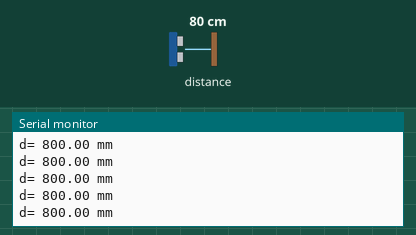
Bench run of a sketch on a simulated Arduino Uno, built with avr-gcc and run on an emulated ATmega328P. On the bench: the last lines printed to the serial monitor. The test bench sets the inputs (shaded band); at power-on: distance to the obstacle 80 cm.

Above: at 1.2 s.
1.3 s: distance to the obstacle set to 2 cm
At 2.3 s:
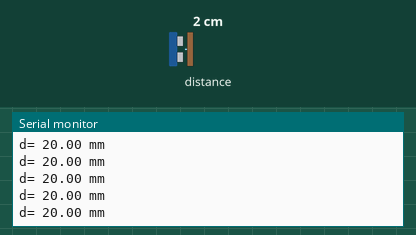
2.8 s: distance to the obstacle set to 4 cm
At 3.5 s:
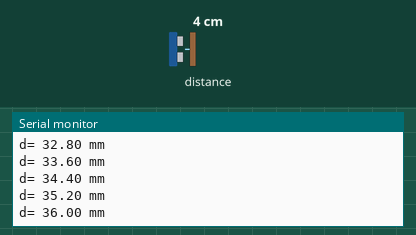
Timing chart, 0 to 5.8 s (numbered marks = the images above; inputs shaded):
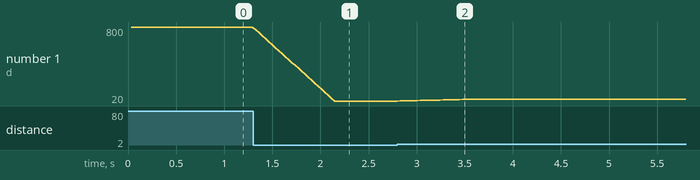

Measured:
- after the input at 1.3 s, the serial monitor: prints a new line at once (image 1)
- after the input at 2.8 s, the serial monitor: prints a new line at once (image 2)
- plotted number 1: 800 → 20 after the input at 1.3 s, 20 → 40 after the input at 2.8 s

The sketch:

range_finder.ino
```cpp
#include <CircularBuffer.h>
#include "Adafruit_VL53L1X.h"

#define IRQ_PIN 2
#define XSHUT_PIN 3
#define BUF_SIZE 25
Adafruit_VL53L1X front_sensor = Adafruit_VL53L1X(XSHUT_PIN, IRQ_PIN);

CircularBuffer<int16_t,BUF_SIZE> s1_buf;

void set_i2c_mux(uint8_t bus)
{
  Wire.beginTransmission(0x70); // TCA9548A address
  Wire.write(1 << bus);         // send byte to select bus
  Wire.endTransmission();
}

void init_sensor(Adafruit_VL53L1X &sensor)
{
  if (!sensor.begin(0x29, &Wire))
  {
    Serial.print(F("Error on init of VL sensor: "));
    Serial.println(sensor.vl_status);
    while (1)
      delay(10);
  }
  Serial.println(F("VL53L1X sensor OK!"));

  if (!sensor.startRanging())
  {
    Serial.print(F("Couldn't start ranging: "));
    Serial.println(sensor.vl_status);
  }

  // Valid timing budgets: 15, 20, 33, 50, 100, 200 and 500ms!
  sensor.setTimingBudget(500);
}

// returns -1 or 0 if it fails
int16_t read_sensor(Adafruit_VL53L1X &sensor)
{
  int16_t distance;
  if (sensor.dataReady())
  {
    distance = sensor.distance();
    sensor.clearInterrupt();
    return distance;
  }
  return 0;
}

double avg(CircularBuffer<int16_t,BUF_SIZE> &cb) {
  if (cb.size() == 0) return 0;
  double total = 0;
  for (int i = 0; i < cb.size(); i++) {
    total += cb[i];
  }
  return total / cb.size();
}

void setup()
{
  Serial.begin(115200);
  while (!Serial)
  {
    delay(10);
  }

  Wire.begin();
  init_sensor(front_sensor);
}

void loop()
{
  int16_t d1 = read_sensor(front_sensor);
  if (d1 > 0) {
    s1_buf.push(d1);

    double avg_d1 = avg(s1_buf);
    Serial.print(F("d= "));
    Serial.print(avg_d1);
    Serial.println(" mm");
  }
}
```
